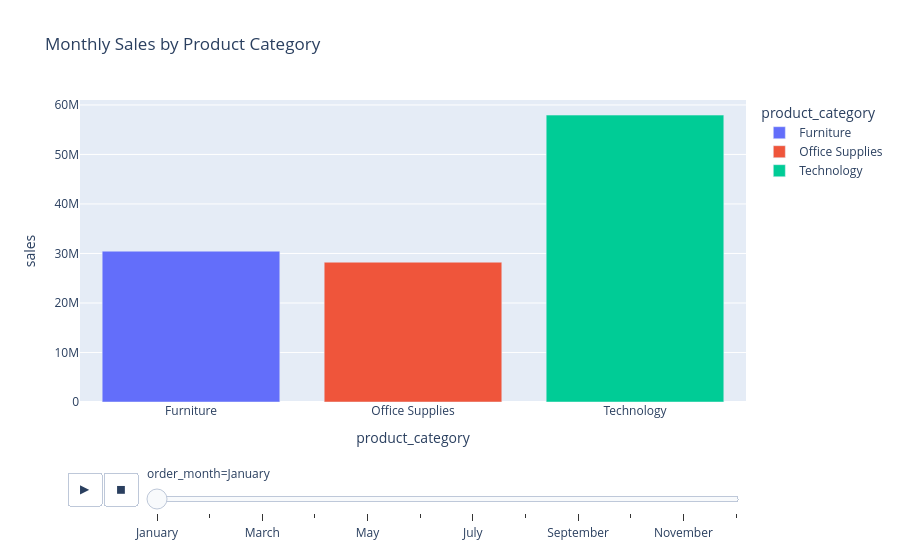

Notebook cell for this chart:
### Code cell
month_order = [
    'January', 'February', 'March', 'April',
    'May', 'June', 'July', 'August',
    'September', 'October', 'November', 'December'
]

df['order_month'] = pd.Categorical( df['order_month'], categories=month_order, ordered=True)

monthly_cat = ( df.groupby(['order_month', 'product_category'])['sales'].sum().reset_index().sort_values('order_month') )

fig = px.bar( monthly_cat, x='product_category', y='sales', color='product_category', animation_frame='order_month', 
              category_orders={'order_month': month_order}, title='Monthly Sales by Product Category')

fig.show()

### Figure 1 — Plotly figure (JSON) as saved in the notebook; plotly's stock layout.template omitted (floating-point values rounded to 4 significant figures)
{"data": [{"hovertemplate": "product_category=%{x}<br>order_month=January<br>sales=%{y}<extra></extra>", "legendgroup": "Furniture", "marker": {"color": "#636efa", "pattern": {"shape": ""}}, "name": "Furniture", "orientation": "v", "showlegend": true, "textposition": "auto", "type": "bar", "x": ["Furniture"], "xaxis": "x", "y": [30460000.0], "yaxis": "y"}, {"hovertemplate": "product_category=%{x}<br>order_month=January<br>sales=%{y}<extra></extra>", "legendgroup": "Office Supplies", "marker": {"color": "#EF553B", "pattern": {"shape": ""}}, "name": "Office Supplies", "orientation": "v", "showlegend": true, "textposition": "auto", "type": "bar", "x": ["Office Supplies"], "xaxis": "x", "y": [28240000.0], "yaxis": "y"}, {"hovertemplate": "product_category=%{x}<br>order_month=January<br>sales=%{y}<extra></extra>", "legendgroup": "Technology", "marker": {"color": "#00cc96", "pattern": {"shape": ""}}, "name": "Technology", "orientation": "v", "showlegend": true, "textposition": "auto", "type": "bar", "x": ["Technology"], "xaxis": "x", "y": [57950000.0], "yaxis": "y"}], "layout": {"barmode": "relative", "legend": {"title": {"text": "product_category"}, "tracegroupgap": 0}, "sliders": [{"active": 0, "currentvalue": {"prefix": "order_month="}, "len": 0.9, "pad": {"b": 10, "t": 60}, "steps": [{"args": [["January"], {"frame": {"duration": 0, "redraw": true}, "fromcurrent": true, "mode": "immediate", "transition": {"duration": 0, "easing": "linear"}}], "label": "January", "method": "animate"}, {"args": [["February"], {"frame": {"duration": 0, "redraw": true}, "fromcurrent": true, "mode": "immediate", "transition": {"duration": 0, "easing": "linear"}}], "label": "February", "method": "animate"}, {"args": [["March"], {"frame": {"duration": 0, "redraw": true}, "fromcurrent": true, "mode": "immediate", "transition": {"duration": 0, "easing": "linear"}}], "label": "March", "method": "animate"}, {"args": [["April"], {"frame": {"duration": 0, "redraw": true}, "fromcurrent": true, "mode": "immediate", "transition": {"duration": 0, "easing": "linear"}}], "label": "April", "method": "animate"}, {"args": [["May"], {"frame": {"duration": 0, "redraw": true}, "fromcurrent": true, "mode": "immediate", "transition": {"duration": 0, "easing": "linear"}}], "label": "May", "method": "animate"}, {"args": [["June"], {"frame": {"duration": 0, "redraw": true}, "fromcurrent": true, "mode": "immediate", "transition": {"duration": 0, "easing": "linear"}}], "label": "June", "method": "animate"}, {"args": [["July"], {"frame": {"duration": 0, "redraw": true}, "fromcurrent": true, "mode": "immediate", "transition": {"duration": 0, "easing": "linear"}}], "label": "July", "method": "animate"}, {"args": [["August"], {"frame": {"duration": 0, "redraw": true}, "fromcurrent": true, "mode": "immediate", "transition": {"duration": 0, "easing": "linear"}}], "label": "August", "method": "animate"}, {"args": [["September"], {"frame": {"duration": 0, "redraw": true}, "fromcurrent": true, "mode": "immediate", "transition": {"duration": 0, "easing": "linear"}}], "label": "September", "method": "animate"}, {"args": [["October"], {"frame": {"duration": 0, "redraw": true}, "fromcurrent": true, "mode": "immediate", "transition": {"duration": 0, "easing": "linear"}}], "label": "October", "method": "animate"}, {"args": [["November"], {"frame": {"duration": 0, "redraw": true}, "fromcurrent": true, "mode": "immediate", "transition": {"duration": 0, "easing": "linear"}}], "label": "November", "method": "animate"}, {"args": [["December"], {"frame": {"duration": 0, "redraw": true}, "fromcurrent": true, "mode": "immediate", "transition": {"duration": 0, "easing": "linear"}}], "label": "December", "method": "animate"}], "x": 0.1, "xanchor": "left", "y": 0, "yanchor": "top"}], "title": {"text": "Monthly Sales by Product Category"}, "updatemenus": [{"buttons": [{"args": [null, {"frame": {"duration": 500, "redraw": true}, "fromcurrent": true, "mode": "immediate", "transition": {"duration": 500, "easing": "linear"}}], "label": "&#9654;", "method": "animate"}, {"args": [[null], {"frame": {"duration": 0, "redraw": true}, "fromcurrent": true, "mode": "immediate", "transition": {"duration": 0, "easing": "linear"}}], "label": "&#9724;", "method": "animate"}], "direction": "left", "pad": {"r": 10, "t": 70}, "showactive": false, "type": "buttons", "x": 0.1, "xanchor": "right", "y": 0, "yanchor": "top"}], "xaxis": {"anchor": "y", "categoryarray": ["Furniture", "Office Supplies", "Technology"], "categoryorder": "array", "domain": [0, 1], "title": {"text": "product_category"}}, "yaxis": {"anchor": "x", "domain": [0, 1], "title": {"text": "sales"}}}}
